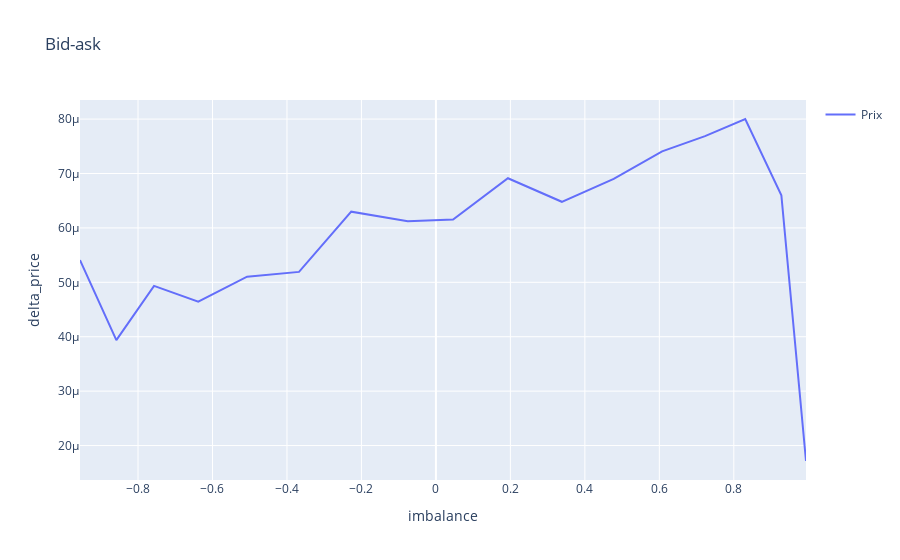

Notebook cell for this chart:
### Code cell
df_trades = df_final[101:]#[df_final['action'] =='T']
imb = df_trades ['imbalance'].to_numpy()
price = df_trades ['Mean_price_diff'].to_numpy()#/df_trades ['time_diff'].to_numpy()
indices_trie = np.argsort(imb)

# Application du tri aux deux tableaux
imb_trie = imb[indices_trie]
price_trie = price[indices_trie]

group_size = 50000

imb_trie_groups = [imb_trie[i:i + group_size] for i in range(0, len(imb_trie), group_size)]
price_trie_groups = [price_trie[i:i + group_size] for i in range(0, len(price_trie), group_size)]


# Calculer la moyenne de chaque groupe
imb_trie_means = [np.mean(group) for group in imb_trie_groups]
price_trie_means = [np.mean(group) for group in price_trie_groups]
print(price_trie_means)
fig = go.Figure()
fig.add_trace(go.Scatter(x = imb_trie_means, y = price_trie_means, mode ='lines', name ='Prix', showlegend = True))

fig.update_layout(title=f'Bid-ask', xaxis_title='imbalance', yaxis_title='delta_price', showlegend=True)
fig.show()

### Figure 1 — Plotly figure (JSON) as saved in the notebook; plotly's stock layout.template omitted (floating-point values rounded to 4 significant figures)
{"data": [{"mode": "lines", "name": "Prix", "showlegend": true, "type": "scatter", "x": [-0.9558, -0.8582, -0.757, -0.6382, -0.5071, -0.3676, -0.2274, -0.07552, 0.04614, 0.1934, 0.3382, 0.4775, 0.6075, 0.7227, 0.8307, 0.9277, 0.9939], "y": [5.409e-05, 3.939e-05, 4.934e-05, 4.644e-05, 5.103e-05, 5.191e-05, 6.298e-05, 6.122e-05, 6.154e-05, 6.913e-05, 6.48e-05, 6.901e-05, 7.407e-05, 7.686e-05, 8.002e-05, 6.6e-05, 1.716e-05]}], "layout": {"showlegend": true, "title": {"text": "Bid-ask"}, "xaxis": {"title": {"text": "imbalance"}}, "yaxis": {"title": {"text": "delta_price"}}}}
